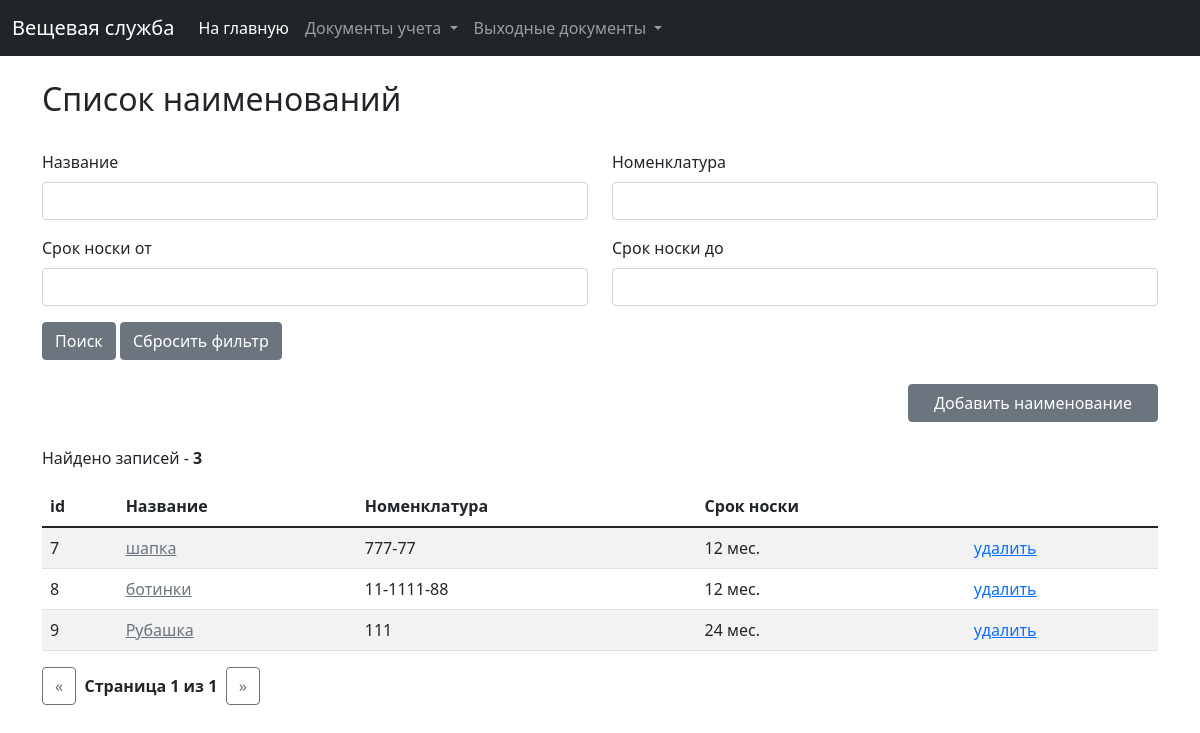
The app's page /clothing/clothes, older data.
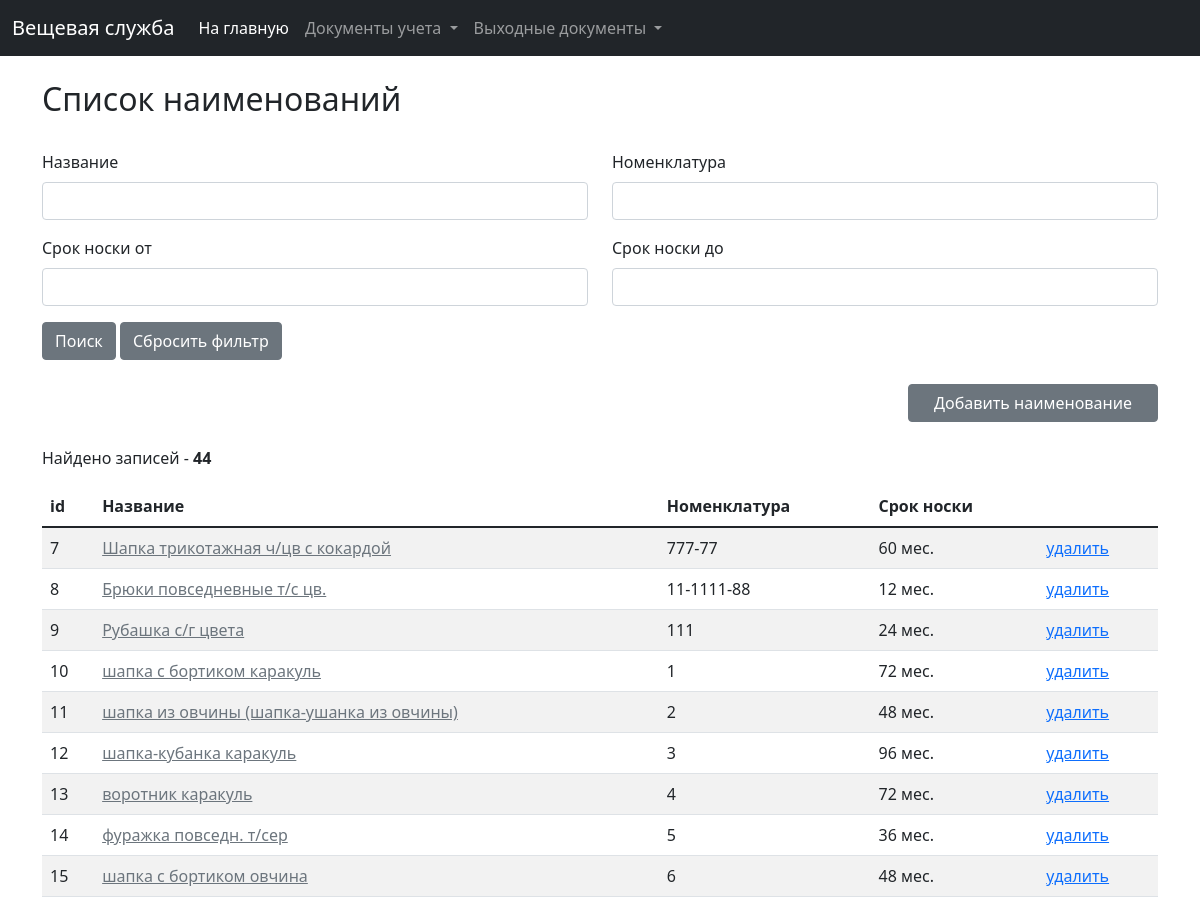
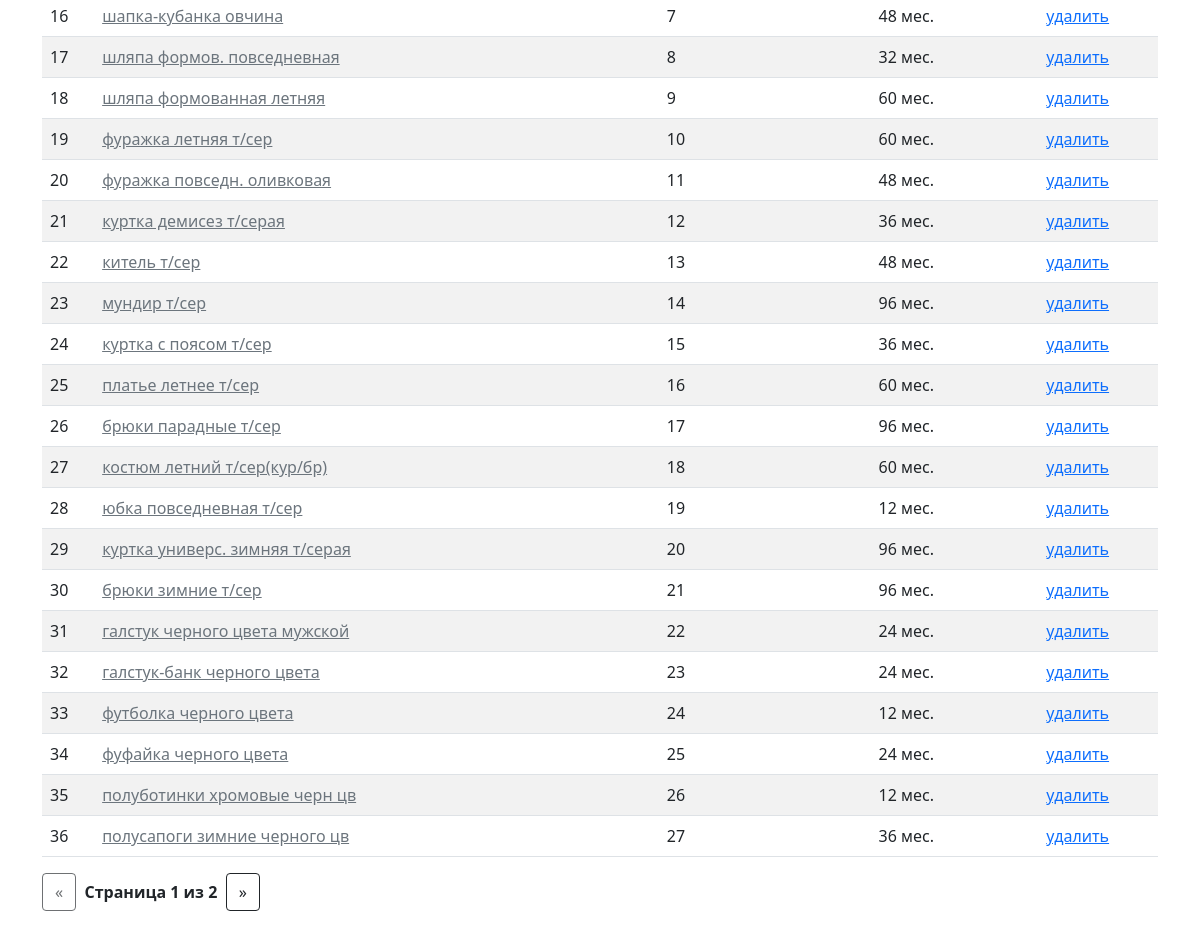
The same page, newer data (2 pictures, top to bottom).
### clothing/models.py (models this page shows, shortened)
class Clothes(models.Model):
    clothes_title = models.CharField(verbose_name="Наименование", max_length=255)
    wear_time = models.IntegerField(verbose_name="Сроки носки, мес.")
    nomenclature = models.CharField(verbose_name="Номенклатура", max_length=255, null=True, blank=True)
    created_at = models.DateTimeField(verbose_name="Дата и время создания", auto_created=True, blank=True, null=True)
    price = models.FloatField(verbose_name="Цена", blank=True, null=True)
    last_modified = models.DateTimeField(verbose_name="Дата и время последнего изменения", auto_now=True, blank=True,
                                         null=True)
    class Meta:
        ordering = ('id',)
        verbose_name = 'Наименование предмета'
        verbose_name_plural = 'Наименования предметов'

### clothing/views.py (the view)
# urls.py: path('clothes', views.clothes_list, name='clothes_list'),
def clothes_list(request):
    f = ClothesFilter(request.GET, queryset=Clothes.objects.all())
    paginator = Paginator(f.qs, 30)
    page = request.GET.get('page')
    cl_list = paginator.get_page(page)
    clothes_form = ClothesForm()
    return render(request, 'clothing/clothes/clothes_list.html',
                  {'list': cl_list, 'clothes_form': clothes_form, 'filter': f})

### clothing/forms.py
class ClothesForm(ModelForm):
    class Meta:
        model = Clothes
        fields = ['clothes_title', 'wear_time', 'nomenclature']

### clothing/templatetags/url_replace.py (called while the page is built)
@register.simple_tag
def url_replace(request, field, value):
    d = request.GET.copy()
    d[field] = value
    return d.urlencode()

### clothing/templates/clothing/clothes/clothes_list.html (shortened to what this page needs)
{% extends 'base_list.html' %}
{% load widget_tweaks %}
{% load static %}
{% block list_title %}Список наименований{% endblock %}
{% block filters %}
    <form action="{% url 'clothing:clothes_list' %}">
        <div class="row">
            <div class="col-md-6">
                <div class="mb-3">
                    <label class="form-label">Название</label>
                    {% render_field filter.form.clothes_title class+="form-control" %}
                </div>
            </div>
            <div class="col-md-6">
                <div class="mb-3">
                    <label class="form-label">Номенклатура</label>
                    {% render_field filter.form.nomenclature class+="form-control" %}
                </div>
            </div>
        </div>
        <div class="row">
            <div class="col-md-6">
                <div class="mb-3">
                    <label class="form-label">Срок носки от</label>
                    {% render_field filter.form.wear_time_from class+="form-control" %}
                </div>
            </div>
            <div class="col-md-6">
                <div class="mb-3">
                    <label class="form-label">Срок носки до</label>
                    {% render_field filter.form.wear_time_till class+="form-control" %}
                </div>
            </div>
        </div>
        <button type="submit" class="btn btn-secondary">Поиск</button>
        <a href="{% url 'clothing:clothes_list' %}" class="btn btn-secondary">Сбросить фильтр</a>
    </form>
{% endblock %}
{% block add_button %}
    <a href="#clothes_add_data_form" data-bs-toggle="modal" class="btn btn-secondary"
       style="display: block; margin-left:auto; width: 250px;">Добавить наименование</a>
{% endblock %}
{% block list %}
    <table class="table table-striped table-hover">
        <thead>
        <tr>
            <th scope="col">id</th>
            <th scope="col">Название</th>
            <th scope="col">Номенклатура</th>
            <th scope="col">Срок носки</th>
            <th scope="col"></th>
        </tr>
        </thead>
        <tbody>
        {% for clothes in list %}
            <tr>
                <td>{{ clothes.id }}</td>
                <td><a href="#card_add_data_form_{{ clothes.id }}" data-bs-toggle="modal"
                       class="link-secondary">{{ clothes.clothes_title|default_if_none:"Нет данных" }}</a></td>
                <td>{{ clothes.nomenclature|default_if_none:"Нет данных" }}</td>
                <td>{{ clothes.wear_time|default_if_none:"Нет данных" }} мес.</td>
                <td><a href="javascript:delete_clothes({{ clothes.id }})">удалить</a></td>
            </tr>
        {% endfor %}
        </tbody>
    </table>
{% endblock %}

### templates/base_list.html (shortened to what this page needs)
{% extends 'base.html' %}
{% load url_replace %}
{% block content %}
    <div class="container">
        <br>
        <h2>{% block list_title %}{% endblock %}</h2>
        <br>
        {% block filters %}{% endblock %}
        <br>
        {% block add_button %}{% endblock %}
        <br>
        {% if list %}
            <p>Найдено записей - <b>{{ filter.qs|length }}</b></p>
            {% block list %}{% endblock %}
            <nav aria-label="...">
                <ul class="pagination pagination-sm">
                    {% if list.has_previous %}
                        <li class="page-item">
                            <a class="btn btn-outline-dark"
                               href="?{% url_replace request 'page' list.previous_page_number %}"><span
                                    aria-hidden="true">&laquo;</span></a>
                        </li>
                    {% else %}
                        <li class="page-item">
                            <a class="btn btn-outline-dark disabled" href="#"><span
                                    aria-hidden="true">&laquo;</span></a>
                        </li>
                    {% endif %}
                    <li class="page-item d-flex align-items-center disabled"><b>&nbsp;&nbsp;Страница {{ list.number }}
                        из {{ list.paginator.num_pages }}&nbsp;&nbsp;</b></li>
                    {% if list.has_next %}
                        <li class="page-item">
                            <a class="btn btn-outline-dark"
                               href="?{% url_replace request 'page' list.next_page_number %}"><span aria-hidden="true">&raquo;</span></a>
                        </li>
                    {% else %}
                        <li class="page-item">
                            <a class="btn btn-outline-dark disabled" href="#"><span
                                    aria-hidden="true">&raquo;</span></a>
                        </li>
                    {% endif %}
                </ul>
            </nav>
        {% else %}
            <p>Список пуст!</p>
        {% endif %}
    </div>
{% endblock %}

### templates/base.html (shortened to what this page needs)
<!doctype html>
<html lang="ru">
<head>
    <link href="https://cdn.jsdelivr.net/npm/bootstrap@5.1.3/dist/css/bootstrap.min.css" rel="stylesheet"
>
    <link href="https://cdn.jsdelivr.net/npm/select2@4.1.0-rc.0/dist/css/select2.min.css" rel="stylesheet"/>
</head>
<body>
{% include 'nav_main.html' %}
<div class="main-div">
    {% block content %}{% endblock %}
</div>
</body>
</html>

### templates/nav_main.html (shortened to what this page needs)
<nav class="navbar navbar-expand-lg navbar-dark bg-dark">
    <div class="container-fluid">
        <a class="navbar-brand" href="{% url 'clothing:card_list' %}">Вещевая служба</a>
        <div class="collapse navbar-collapse" id="navbarSupportedContent">
            <ul class="navbar-nav me-auto mb-2 mb-lg-0">
                <li class="nav-item">
                    <a class="nav-link active" aria-current="page" href="{% url 'clothing:card_list' %}">На главную</a>
                </li>
                <li class="nav-item dropdown">
                    <a class="nav-link dropdown-toggle" href="#" id="navbarDropdown" role="button"
                       data-bs-toggle="dropdown" aria-expanded="false">
                        Документы учета
                    </a>
                </li>
                <li class="nav-item dropdown">
                    <a class="nav-link dropdown-toggle" href="#" id="navbarDropdown" role="button"
                       data-bs-toggle="dropdown" aria-expanded="false">
                        Выходные документы
                    </a>
                </li>
            </ul>
        </div>
    </div>
</nav>

Row changes from the older to the newer data that the page shows:
changed Clothes id 7: clothes_title "шапка" → "Шапка трикотажная ч/цв с кокардой"; wear_time "12" → "60"
changed Clothes id 8: clothes_title "ботинки" → "Брюки повседневные т/с цв."
changed Clothes id 9: clothes_title "Рубашка" → "Рубашка с/г цвета"
added Clothes: id "10", clothes_title "шапка с бортиком каракуль", nomenclature "1", wear_time "72"
added Clothes: id "11", clothes_title "шапка из овчины (шапка-ушанка из овчины)", nomenclature "2", wear_time "48"
added Clothes: id "12", clothes_title "шапка-кубанка каракуль", nomenclature "3", wear_time "96"
added Clothes: id "13", clothes_title "воротник каракуль", nomenclature "4", wear_time "72"
added Clothes: id "14", clothes_title "фуражка повседн. т/сер", nomenclature "5", wear_time "36"
added Clothes: id "15", clothes_title "шапка с бортиком овчина", nomenclature "6", wear_time "48"
added Clothes: id "16", clothes_title "шапка-кубанка овчина", nomenclature "7", wear_time "48"
added Clothes: id "17", clothes_title "шляпа формов. повседневная", nomenclature "8", wear_time "32"
added Clothes: id "18", clothes_title "шляпа формованная летняя", nomenclature "9", wear_time "60"
added Clothes: id "19", clothes_title "фуражка летняя т/сер", nomenclature "10", wear_time "60"
added Clothes: id "20", clothes_title "фуражка повседн. оливковая", nomenclature "11", wear_time "48"
added Clothes: id "21", clothes_title "куртка демисез т/серая", nomenclature "12", wear_time "36"
added Clothes: id "22", clothes_title "китель т/сер", nomenclature "13", wear_time "48"
added Clothes: id "23", clothes_title "мундир т/сер", nomenclature "14", wear_time "96"
added Clothes: id "24", clothes_title "куртка с поясом т/сер", nomenclature "15", wear_time "36"
added Clothes: id "25", clothes_title "платье летнее т/сер", nomenclature "16", wear_time "60"
added Clothes: id "26", clothes_title "брюки парадные т/сер", nomenclature "17", wear_time "96"
added Clothes: id "27", clothes_title "костюм летний т/сер(кур/бр)", nomenclature "18", wear_time "60"
added Clothes: id "28", clothes_title "юбка повседневная т/сер", nomenclature "19", wear_time "12"
added Clothes: id "29", clothes_title "куртка универс. зимняя т/серая", nomenclature "20", wear_time "96"
added Clothes: id "30", clothes_title "брюки зимние т/сер", nomenclature "21", wear_time "96"
added Clothes: id "31", clothes_title "галстук черного цвета мужской", nomenclature "22", wear_time "24"
added Clothes: id "32", clothes_title "галстук-банк черного цвета", nomenclature "23", wear_time "24"
added Clothes: id "33", clothes_title "футболка черного цвета", nomenclature "24", wear_time "12"
added Clothes: id "34", clothes_title "фуфайка черного цвета", nomenclature "25", wear_time "24"
added Clothes: id "35", clothes_title "полуботинки хромовые черн цв", nomenclature "26", wear_time "12"
added Clothes: id "36", clothes_title "полусапоги зимние черного цв", nomenclature "27", wear_time "36"
Text that changed along with them:
{{ filter.qs|length }}: "3" → "44"
{{ list.paginator.num_pages }}: "1" → "2"
